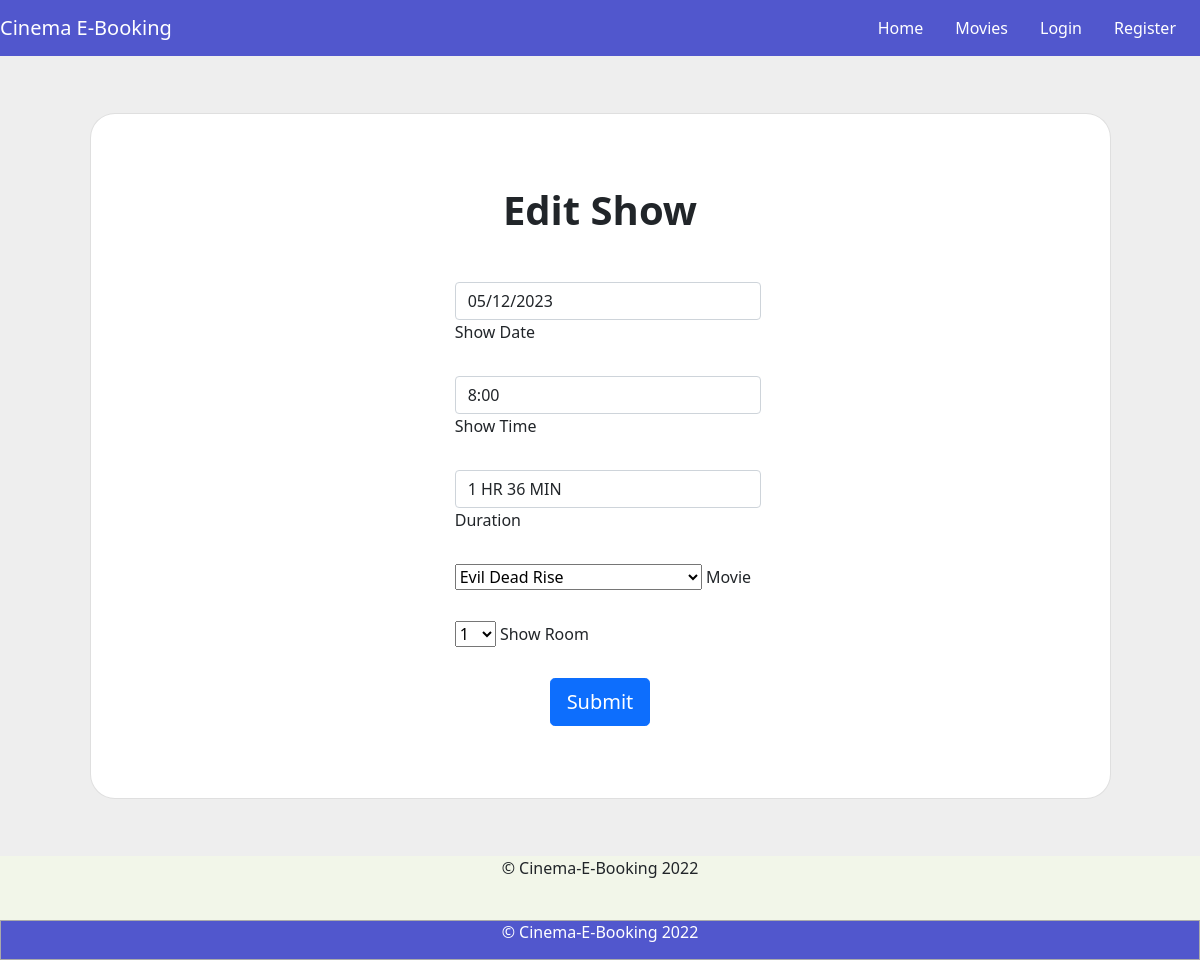
The app's page /edit-show/10 with its own data.
### website/models/Show.py (models this page shows, shortened)
class Show(db.Model):
    __tablename__ = 'shows'
    id = db.Column("id", db.Integer, nullable=False, primary_key = True)
    show_date = db.Column("show_date", db.String(8), nullable=False)
    show_time = db.Column("show_time", db.String(4), nullable=False)
    duration = db.Column("duration", db.String(4), nullable=False)
    bookings = db.relationship("Booking", back_populates="show")
    movie_id = db.Column("movie_id", db.Integer, db.ForeignKey('movies.id'))
    movie = db.relationship("Movie", back_populates="shows")
    show_room_id = db.Column("show_room_id", db.Integer, db.ForeignKey('show_rooms.id'))
    show_room = db.relationship("ShowRoom", back_populates="shows")

### website/views.py (the view)
@views.route('/edit-show/<int:id>', methods=['GET', 'POST'])
def edit_show(id):
    if request.method == 'POST':
        print(request.form['show_date'])
        print(request.form['show_time'])
        print(request.form['duration'])
        print(request.form.get('submit'))
        show_id = id
        showed = Show.query.filter_by(id=show_id).first()
        db.session.delete(showed)
        newShow = Show(show_date=request.form['show_date'],
                       show_time=request.form['show_time'], duration=request.form['duration'])
        newShow.movie_id = request.form['movies']
        newShow.show_room_id = request.form['show_rooms']
        db.session.add(newShow)
        db.session.commit()
        return redirect(url_for('auth.manage_shows'))
    else:
        print('show id: ', id)
        show = Show.query.filter_by(id=id).first()
        movies = Movie.get_movies()
        show_rooms = ShowRoom.get_show_rooms()
        return render_template("add_show.html", show=show, movies=movies, show_rooms=show_rooms) #Decorator

### website/models/Movies.py (called while the page is built)
    @staticmethod
    def get_movies():
        return Movie.query.all()

### website/models/Show.py (called while the page is built)
    @staticmethod
    def get_show_rooms():
        return ShowRoom.query.all()

### website/templates/add_show.html (shortened to what this page needs)
{% extends "base.html" %}
{% block content %}
  <section class="vh-100" style="background-color: #eee;">
      <div class="container h-100">
        <div class="row d-flex justify-content-center align-items-center h-100">
          <div class="col-lg-12 col-xl-11">
            <div class="card text-black" style="border-radius: 25px;">
              <div class="card-body p-md-5">
                <div class="row justify-content-center">
                  <div class="col-md-10 col-lg-6 col-xl-5 order-2 order-lg-1">
                    {% if show == None %}
                      <p class="text-center h1 fw-bold mb-5 mx-1 mx-md-4 mt-4">Add Show</p>
                      <form class="mx-1 mx-md-4" action="" method="post">
                        <div class="d-flex flex-row align-items-center mb-4">
                          <i class="fas fa-user fa-lg me-3 fa-fw"></i>
                          <div class="form-outline flex-fill mb-0">
                            <input type="text" id="register_name" class="form-control" name="show_date" required/>
                            <label class="form-label" for="register_name">Show Date</label>
                          </div>
                        </div>
                        <div class="d-flex flex-row align-items-center mb-4">
                          <i class="fas fa-user fa-lg me-3 fa-fw"></i>
                          <div class="form-outline flex-fill mb-0">
                            <input type="text" id="register_name" class="form-control" name="show_time" required/>
                            <label class="form-label" for="register_name">Show Time</label>
                          </div>
                        </div>
                        <div class="d-flex flex-row align-items-center mb-4">
                          <i class="fas fa-user fa-lg me-3 fa-fw"></i>
                          <div class="form-outline flex-fill mb-0">
                            <input type="text" id="register_name" class="form-control" name="duration" required/>
                            <label class="form-label" for="register_name">Duration</label>
                          </div>
                        </div>
                        <div class="d-flex flex-row align-items-center mb-4">
                          <i class="fas fa-user fa-lg me-3 fa-fw"></i>
                          <div class="form-outline flex-fill mb-0">
                            <select name="movies">
                              {% for movie in movies %}
                                <option value="{{movie.id}}">{{movie.title}}</option>
                              {% endfor %}
                            </select>
                            <label class="form-label" for="register_name">Movie</label>
                          </div>
                        </div>
                        <div class="d-flex flex-row align-items-center mb-4">
                          <i class="fas fa-user fa-lg me-3 fa-fw"></i>
                          <div class="form-outline flex-fill mb-0">
                            <select name="show_rooms">
                              {% for show_room in show_rooms %}
                                <option value="{{show_room.id}}">{{show_room.room_number}}</option>
                              {% endfor %}
                            </select>
                            <label class="form-label" for="register_name">Show Room</label>
                          </div>
                        </div>
                        <div class="d-flex justify-content-center mx-4 mb-3 mb-lg-4">
                          <button type="submit" class="btn btn-primary btn-lg" id = "submit-button" title="Submit" name="submit">Submit</button>
                        </div>
                      </form>
                    {% else %}
                      <p class="text-center h1 fw-bold mb-5 mx-1 mx-md-4 mt-4">Edit Show</p>
                      <form class="mx-1 mx-md-4" action="" method="post">
                        <div class="d-flex flex-row align-items-center mb-4">
                          <div class="form-outline flex-fill mb-0">
                            <input type="text" id="register_name" class="form-control" name="show_date" value="{{show.show_date}}" required/>
                            <label class="form-label" for="register_name">Show Date</label>
                          </div>
                        </div>
                        <div class="d-flex flex-row align-items-center mb-4">
                          <div class="form-outline flex-fill mb-0">
                            <input type="text" id="register_name" class="form-control" name="show_time" value="{{show.show_time}}" required/>
                            <label class="form-label" for="register_name">Show Time</label>
                          </div>
                        </div>
                        <div class="d-flex flex-row align-items-center mb-4">
                          <div class="form-outline flex-fill mb-0">
                            <input type="text" id="register_name" class="form-control" name="duration" value="{{show.duration}}" required/>
                            <label class="form-label" for="register_name">Duration</label>
                          </div>
                        </div>
                        <div class="d-flex flex-row align-items-center mb-4">
                          <div class="form-outline flex-fill mb-0">
                            <select name="movies">
                              {% for movie in movies %}
                                {% if movie.title == show.movie.title %}
                                  <option value="{{movie.id}}" selected>{{movie.title}}</option>
                                {% else %}
                                  <option value="{{movie.id}}">{{movie.title}}</option>
                                {% endif %}
                              {% endfor %}
                            </select>
                            <label class="form-label" for="register_name">Movie</label>
                          </div>
                        </div>
                        <div class="d-flex flex-row align-items-center mb-4">
                          <div class="form-outline flex-fill mb-0">
                            <select name="show_rooms">
                              {% for show_room in show_rooms %}
                                {% if show_room.room_number == show.show_room.room_number %}
                                  <option value="{{show_room.id}}" selected>{{show_room.room_number}}</option>
                                {% else %}
                                  <option value="{{show_room.id}}">{{show_room.room_number}}</option>
                                {% endif %}
                              {% endfor %}
                            </select>
                            <label class="form-label" for="register_name">Show Room</label>
                          </div>
                        </div>
                        <div class="d-flex justify-content-center mx-4 mb-3 mb-lg-4">
                          <button type="submit" class="btn btn-primary btn-lg" id = "submit-button" title="Submit" name="submit" value="{{show.id}}">Submit</button>
                        </div>
                      </form>
                    {% endif %}
                  </div>
                  </div>
                </div>
              </div>
            </div>
          </div>
        </div>
    </section>
    <footer id="footer">
      <p style="text-align: center"> &copy; Cinema-E-Booking 2022 </p>
    </footer>
{% endblock %}

### website/static/main.css (style rules this page uses)
body { padding: 0; margin-bottom: 10vh; clear: both; background: #f2f6e9; }

### records on screen
Show: show_date "05/12/2023", show_time "8:00", duration "1 HR 36 MIN"

### other values on screen
form field movies "Evil Dead Rise"
form field show_rooms "1"
